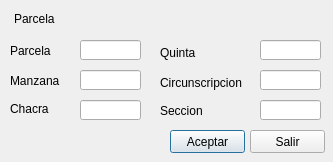
<?xml version="1.0" encoding="UTF-8"?>
<ui version="4.0">
 <class>Dialog</class>
 <widget class="QDialog" name="Dialog">
  <property name="windowModality">
   <enum>Qt::ApplicationModal</enum>
  </property>
  <property name="geometry">
   <rect>
    <x>0</x>
    <y>0</y>
    <width>333</width>
    <height>162</height>
   </rect>
  </property>
  <property name="windowTitle">
   <string>Area</string>
  </property>
  <widget class="QLabel" name="label">
   <property name="geometry">
    <rect>
     <x>14</x>
     <y>12</y>
     <width>47</width>
     <height>13</height>
    </rect>
   </property>
   <property name="text">
    <string>Parcela</string>
   </property>
  </widget>
  <widget class="QLabel" name="lblGeoname">
   <property name="geometry">
    <rect>
     <x>76</x>
     <y>11</y>
     <width>91</width>
     <height>16</height>
    </rect>
   </property>
   <property name="text">
    <string>&lt;automático&gt;</string>
   </property>
  </widget>
  <widget class="QPushButton" name="cmdAceptar">
   <property name="geometry">
    <rect>
     <x>170</x>
     <y>130</y>
     <width>75</width>
     <height>23</height>
    </rect>
   </property>
   <property name="text">
    <string>Aceptar</string>
   </property>
   <property name="shortcut">
    <string>Return</string>
   </property>
  </widget>
  <widget class="QLabel" name="lblParcela">
   <property name="geometry">
    <rect>
     <x>10</x>
     <y>43</y>
     <width>81</width>
     <height>16</height>
    </rect>
   </property>
   <property name="text">
    <string>Parcela</string>
   </property>
  </widget>
  <widget class="QLabel" name="lblManzana">
   <property name="geometry">
    <rect>
     <x>10</x>
     <y>73</y>
     <width>81</width>
     <height>16</height>
    </rect>
   </property>
   <property name="text">
    <string>Manzana</string>
   </property>
  </widget>
  <widget class="QPushButton" name="cmdSalir">
   <property name="geometry">
    <rect>
     <x>250</x>
     <y>130</y>
     <width>75</width>
     <height>23</height>
    </rect>
   </property>
   <property name="text">
    <string>Salir</string>
   </property>
   <property name="shortcut">
    <string>Esc</string>
   </property>
  </widget>
  <widget class="QLineEdit" name="txtChacra">
   <property name="geometry">
    <rect>
     <x>80</x>
     <y>100</y>
     <width>61</width>
     <height>20</height>
    </rect>
   </property>
   <property name="text">
    <string/>
   </property>
  </widget>
  <widget class="QLabel" name="lblChacra">
   <property name="geometry">
    <rect>
     <x>10</x>
     <y>101</y>
     <width>81</width>
     <height>16</height>
    </rect>
   </property>
   <property name="text">
    <string>Chacra</string>
   </property>
  </widget>
  <widget class="QLineEdit" name="txtParcela">
   <property name="geometry">
    <rect>
     <x>80</x>
     <y>40</y>
     <width>61</width>
     <height>20</height>
    </rect>
   </property>
   <property name="text">
    <string/>
   </property>
  </widget>
  <widget class="QLineEdit" name="txtManzana">
   <property name="geometry">
    <rect>
     <x>80</x>
     <y>70</y>
     <width>61</width>
     <height>20</height>
    </rect>
   </property>
   <property name="text">
    <string/>
   </property>
  </widget>
  <widget class="QLineEdit" name="txtQuinta">
   <property name="geometry">
    <rect>
     <x>260</x>
     <y>40</y>
     <width>61</width>
     <height>20</height>
    </rect>
   </property>
   <property name="text">
    <string/>
   </property>
  </widget>
  <widget class="QLabel" name="lblSeccion">
   <property name="geometry">
    <rect>
     <x>160</x>
     <y>101</y>
     <width>91</width>
     <height>20</height>
    </rect>
   </property>
   <property name="text">
    <string>Seccion</string>
   </property>
  </widget>
  <widget class="QLabel" name="lblCircunscripcion">
   <property name="geometry">
    <rect>
     <x>160</x>
     <y>73</y>
     <width>91</width>
     <height>20</height>
    </rect>
   </property>
   <property name="text">
    <string>Circunscripcion</string>
   </property>
  </widget>
  <widget class="QLabel" name="lblQuinta">
   <property name="geometry">
    <rect>
     <x>160</x>
     <y>43</y>
     <width>91</width>
     <height>20</height>
    </rect>
   </property>
   <property name="text">
    <string>Quinta</string>
   </property>
  </widget>
  <widget class="QLineEdit" name="txtCircunscripcion">
   <property name="geometry">
    <rect>
     <x>260</x>
     <y>70</y>
     <width>61</width>
     <height>20</height>
    </rect>
   </property>
   <property name="text">
    <string/>
   </property>
  </widget>
  <widget class="QLineEdit" name="txtSeccion">
   <property name="geometry">
    <rect>
     <x>260</x>
     <y>100</y>
     <width>61</width>
     <height>20</height>
    </rect>
   </property>
   <property name="text">
    <string/>
   </property>
  </widget>
 </widget>
 <resources/>
 <connections/>
</ui>
